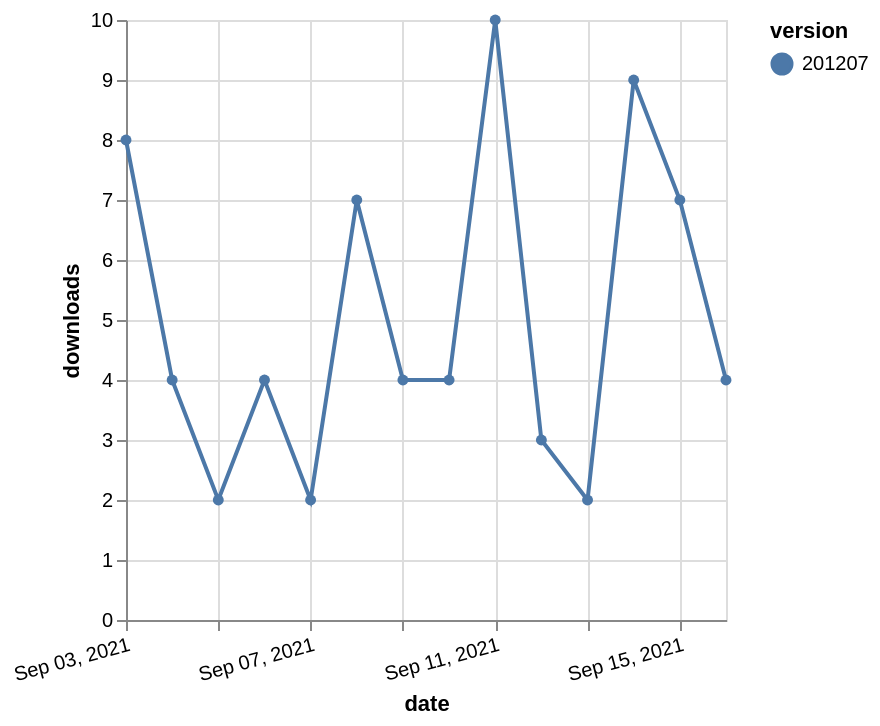

Source (Vega-Lite JSON):
### Vega-Lite specification from a JSON file in a GitHub repository (floating-point values rounded to 4 significant figures)
{"$schema": "https://vega.github.io/schema/vega-lite/v5.json", "description": "A simple bar chart with embedded data.", "data": {"values": [{"date": "2021-09-03", "total": 3693, "delta": 8, "version": "201207"}, {"date": "2021-09-04", "total": 3697, "delta": 4, "version": "201207"}, {"date": "2021-09-05", "total": 3699, "delta": 2, "version": "201207"}, {"date": "2021-09-06", "total": 3703, "delta": 4, "version": "201207"}, {"date": "2021-09-07", "total": 3705, "delta": 2, "version": "201207"}, {"date": "2021-09-08", "total": 3712, "delta": 7, "version": "201207"}, {"date": "2021-09-09", "total": 3716, "delta": 4, "version": "201207"}, {"date": "2021-09-10", "total": 3720, "delta": 4, "version": "201207"}, {"date": "2021-09-11", "total": 3730, "delta": 10, "version": "201207"}, {"date": "2021-09-12", "total": 3733, "delta": 3, "version": "201207"}, {"date": "2021-09-13", "total": 3735, "delta": 2, "version": "201207"}, {"date": "2021-09-14", "total": 3744, "delta": 9, "version": "201207"}, {"date": "2021-09-15", "total": 3751, "delta": 7, "version": "201207"}, {"date": "2021-09-16", "total": 3755, "delta": 4, "version": "201207"}]}, "width": "container", "mark": {"type": "line", "point": {"filled": true}}, "encoding": {"x": {"field": "date", "type": "temporal", "timeUnit": "yearmonthdate", "title": "date", "axis": {"labelAngle": -15}}, "y": {"field": "delta", "type": "quantitative", "title": "downloads"}, "color": {"field": "version", "type": "nominal"}, "tooltip": {"field": "delta"}}}
